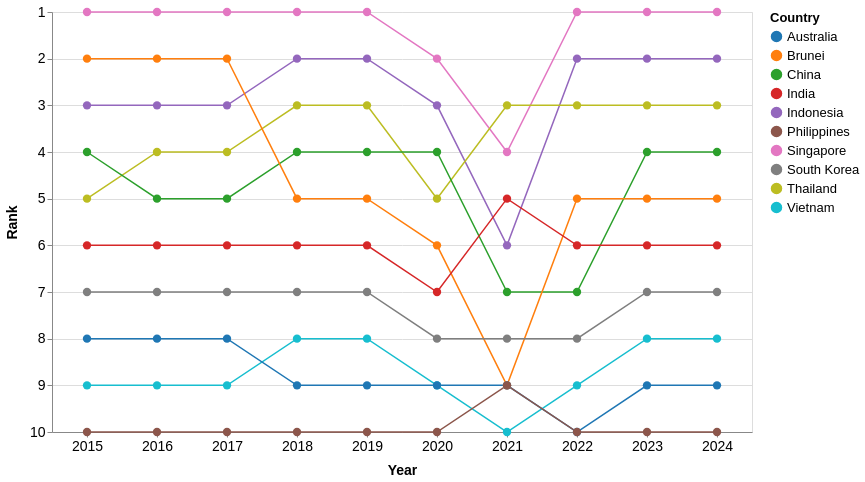

Describe this chart as a Vega-Lite specification.
### Vega-Lite specification from a JSON file in a GitHub repository (floating-point values rounded to 4 significant figures)
{"$schema": "https://vega.github.io/schema/vega-lite/v5.json", "width": 700, "height": 420, "data": {"values": [{"Country": "Singapore", "year": 2024, "Visitors": 4276007, "rank": 1}, {"Country": "Singapore", "year": 2023, "Visitors": 8308230, "rank": 1}, {"Country": "Singapore", "year": 2022, "Visitors": 5222991, "rank": 1}, {"Country": "Singapore", "year": 2021, "Visitors": 16308, "rank": 4}, {"Country": "Singapore", "year": 2020, "Visitors": 1545255, "rank": 2}, {"Country": "Singapore", "year": 2019, "Visitors": 10163882, "rank": 1}, {"Country": "Singapore", "year": 2018, "Visitors": 10615986, "rank": 1}, {"Country": "Singapore", "year": 2017, "Visitors": 12441713, "rank": 1}, {"Country": "Singapore", "year": 2016, "Visitors": 13272961, "rank": 1}, {"Country": "Singapore", "year": 2015, "Visitors": 12930754, "rank": 1}, {"Country": "Indonesia", "year": 2024, "Visitors": 1786630, "rank": 2}, {"Country": "Indonesia", "year": 2023, "Visitors": 3108165, "rank": 2}, {"Country": "Indonesia", "year": 2022, "Visitors": 1481739, "rank": 2}, {"Country": "Indonesia", "year": 2021, "Visitors": 11025, "rank": 6}, {"Country": "Indonesia", "year": 2020, "Visitors": 711723, "rank": 3}, {"Country": "Indonesia", "year": 2019, "Visitors": 3623277, "rank": 2}, {"Country": "Indonesia", "year": 2018, "Visitors": 3277689, "rank": 2}, {"Country": "Indonesia", "year": 2017, "Visitors": 2796570, "rank": 3}, {"Country": "Indonesia", "year": 2016, "Visitors": 3049964, "rank": 3}, {"Country": "Indonesia", "year": 2015, "Visitors": 2788033, "rank": 3}, {"Country": "Thailand", "year": 2024, "Visitors": 813783, "rank": 3}, {"Country": "Thailand", "year": 2023, "Visitors": 1551282, "rank": 3}, {"Country": "Thailand", "year": 2022, "Visitors": 715528, "rank": 3}, {"Country": "Thailand", "year": 2021, "Visitors": 59607, "rank": 3}, {"Country": "Thailand", "year": 2020, "Visitors": 394413, "rank": 5}, {"Country": "Thailand", "year": 2019, "Visitors": 1884306, "rank": 3}, {"Country": "Thailand", "year": 2018, "Visitors": 1914692, "rank": 3}, {"Country": "Thailand", "year": 2017, "Visitors": 1836522, "rank": 4}, {"Country": "Thailand", "year": 2016, "Visitors": 1780800, "rank": 4}, {"Country": "Thailand", "year": 2015, "Visitors": 1343569, "rank": 5}, {"Country": "China", "year": 2024, "Visitors": 1449711, "rank": 4}, {"Country": "China", "year": 2023, "Visitors": 1474114, "rank": 4}, {"Country": "China", "year": 2022, "Visitors": 211363, "rank": 7}, {"Country": "China", "year": 2021, "Visitors": 7701, "rank": 7}, {"Country": "China", "year": 2020, "Visitors": 405149, "rank": 4}, {"Country": "China", "year": 2019, "Visitors": 3114257, "rank": 4}, {"Country": "China", "year": 2018, "Visitors": 2944133, "rank": 4}, {"Country": "China", "year": 2017, "Visitors": 2281666, "rank": 5}, {"Country": "China", "year": 2016, "Visitors": 2124942, "rank": 5}, {"Country": "China", "year": 2015, "Visitors": 1677163, "rank": 4}, {"Country": "Brunei", "year": 2024, "Visitors": 565999, "rank": 5}, {"Country": "Brunei", "year": 2023, "Visitors": 811833, "rank": 5}, {"Country": "Brunei", "year": 2022, "Visitors": 301757, "rank": 5}, {"Country": "Brunei", "year": 2021, "Visitors": 773, "rank": 9}, {"Country": "Brunei", "year": 2020, "Visitors": 136020, "rank": 6}, {"Country": "Brunei", "year": 2019, "Visitors": 1216123, "rank": 5}, {"Country": "Brunei", "year": 2018, "Visitors": 1382031, "rank": 5}, {"Country": "Brunei", "year": 2017, "Visitors": 1660506, "rank": 2}, {"Country": "Brunei", "year": 2016, "Visitors": 1391016, "rank": 2}, {"Country": "Brunei", "year": 2015, "Visitors": 1133555, "rank": 2}, {"Country": "India", "year": 2024, "Visitors": 537493, "rank": 6}, {"Country": "India", "year": 2023, "Visitors": 671846, "rank": 6}, {"Country": "India", "year": 2022, "Visitors": 324548, "rank": 6}, {"Country": "India", "year": 2021, "Visitors": 3916, "rank": 5}, {"Country": "India", "year": 2020, "Visitors": 155883, "rank": 7}, {"Country": "India", "year": 2019, "Visitors": 735309, "rank": 6}, {"Country": "India", "year": 2018, "Visitors": 600311, "rank": 6}, {"Country": "India", "year": 2017, "Visitors": 552739, "rank": 6}, {"Country": "India", "year": 2016, "Visitors": 638578, "rank": 6}, {"Country": "India", "year": 2015, "Visitors": 722141, "rank": 6}, {"Country": "South Korea", "year": 2024, "Visitors": 232711, "rank": 7}, {"Country": "South Korea", "year": 2023, "Visitors": 400853, "rank": 7}, {"Country": "South Korea", "year": 2022, "Visitors": 146384, "rank": 8}, {"Country": "South Korea", "year": 2021, "Visitors": 3028, "rank": 8}, {"Country": "South Korea", "year": 2020, "Visitors": 119750, "rank": 8}, {"Country": "South Korea", "year": 2019, "Visitors": 673065, "rank": 7}, {"Country": "South Korea", "year": 2018, "Visitors": 616783, "rank": 7}, {"Country": "South Korea", "year": 2017, "Visitors": 484528, "rank": 7}, {"Country": "South Korea", "year": 2016, "Visitors": 444439, "rank": 7}, {"Country": "South Korea", "year": 2015, "Visitors": 421161, "rank": 7}, {"Country": "Vietnam", "year": 2024, "Visitors": 137344, "rank": 8}, {"Country": "Vietnam", "year": 2023, "Visitors": 286083, "rank": 8}, {"Country": "Vietnam", "year": 2022, "Visitors": 123931, "rank": 9}, {"Country": "Vietnam", "year": 2021, "Visitors": 14136, "rank": 10}, {"Country": "Vietnam", "year": 2020, "Visitors": 71622, "rank": 9}, {"Country": "Vietnam", "year": 2019, "Visitors": 892716, "rank": 8}, {"Country": "Vietnam", "year": 2018, "Visitors": 786327, "rank": 8}, {"Country": "Vietnam", "year": 2017, "Visitors": 638135, "rank": 9}, {"Country": "Vietnam", "year": 2016, "Visitors": 703737, "rank": 9}, {"Country": "Vietnam", "year": 2015, "Visitors": 646891, "rank": 9}, {"Country": "Australia", "year": 2024, "Visitors": 159318, "rank": 9}, {"Country": "Australia", "year": 2023, "Visitors": 276477, "rank": 9}, {"Country": "Australia", "year": 2022, "Visitors": 118598, "rank": 10}, {"Country": "Australia", "year": 2021, "Visitors": 33451, "rank": 9}, {"Country": "Australia", "year": 2020, "Visitors": 195146, "rank": 9}, {"Country": "Australia", "year": 2019, "Visitors": 1282782, "rank": 9}, {"Country": "Australia", "year": 2018, "Visitors": 1034871, "rank": 9}, {"Country": "Australia", "year": 2017, "Visitors": 899202, "rank": 8}, {"Country": "Australia", "year": 2016, "Visitors": 737115, "rank": 8}, {"Country": "Australia", "year": 2015, "Visitors": 714047, "rank": 8}, {"Country": "Philippines", "year": 2024, "Visitors": 60100, "rank": 10}, {"Country": "Philippines", "year": 2023, "Visitors": 137781, "rank": 10}, {"Country": "Philippines", "year": 2022, "Visitors": 86462, "rank": 10}, {"Country": "Philippines", "year": 2021, "Visitors": 10229, "rank": 9}, {"Country": "Philippines", "year": 2020, "Visitors": 53889, "rank": 10}, {"Country": "Philippines", "year": 2019, "Visitors": 1114257, "rank": 10}, {"Country": "Philippines", "year": 2018, "Visitors": 1167375, "rank": 10}, {"Country": "Philippines", "year": 2017, "Visitors": 1066461, "rank": 10}, {"Country": "Philippines", "year": 2016, "Visitors": 1029488, "rank": 10}, {"Country": "Philippines", "year": 2015, "Visitors": 957408, "rank": 10}]}, "mark": {"type": "line", "point": {"filled": true, "size": 70}, "tooltip": true, "strokeWidth": 1.5}, "encoding": {"x": {"field": "year", "type": "ordinal", "title": "Year", "axis": {"labelOverlap": "parity", "labelAngle": 0}}, "y": {"field": "rank", "type": "quantitative", "title": "Rank", "scale": {"domain": [10, 1], "nice": true}, "axis": {"reverse": true}}, "color": {"field": "Country", "type": "nominal", "scale": {"scheme": "category10"}}, "tooltip": [{"field": "Country", "type": "nominal", "title": "Country"}, {"field": "year", "type": "ordinal", "title": "Year"}, {"field": "rank", "type": "quantitative", "title": "Rank"}, {"field": "Visitors", "type": "quantitative", "title": "Visitors", "format": ","}]}, "config": {"axis": {"labelFontSize": 14, "titleFontSize": 14, "titlePadding": 10}, "legend": {"labelFontSize": 13, "titleFontSize": 13, "labelPadding": 10}}}
